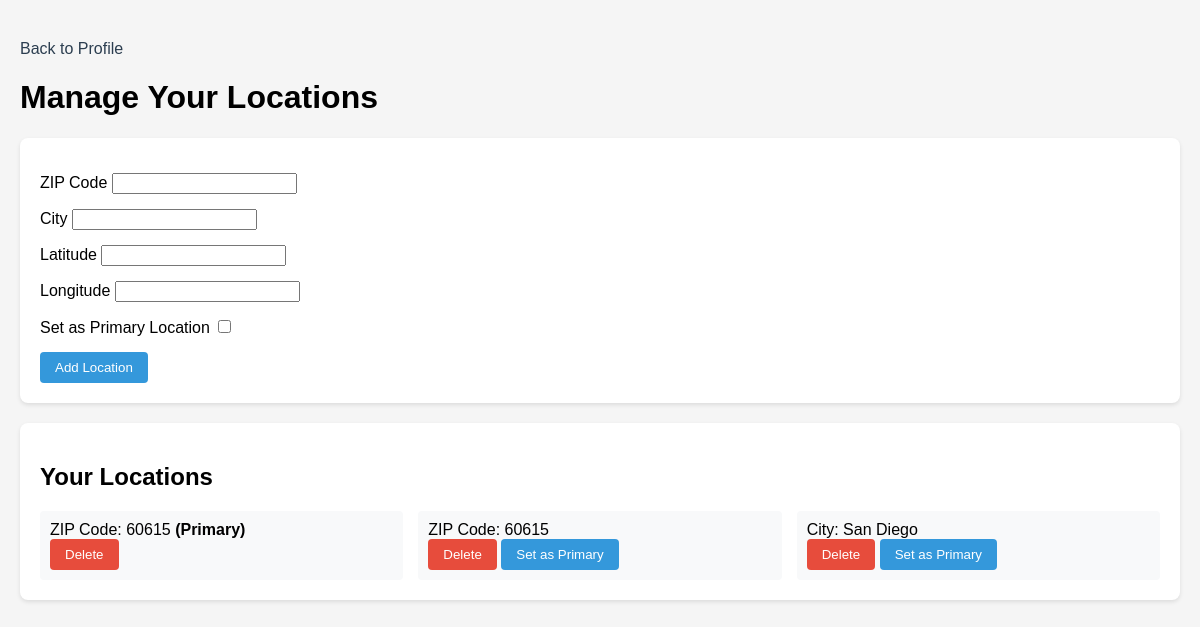
The app's page /manage_locations (signed in), older data.
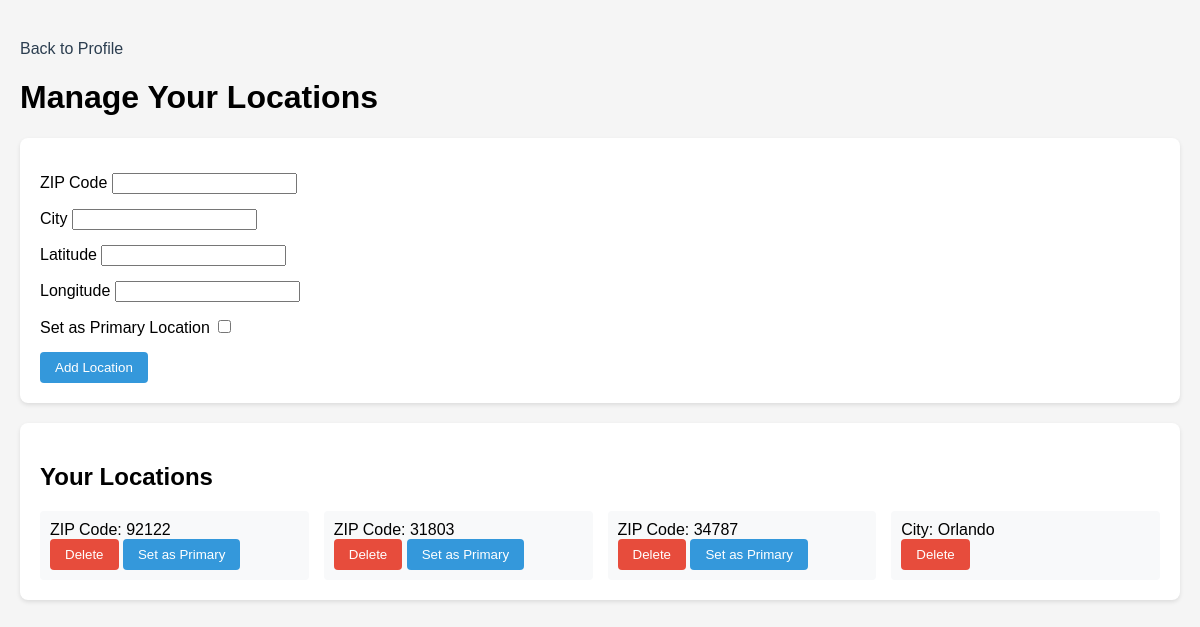
The same page, newer data.
### models.py (models this page shows, shortened)
class UserLocation(db.Model):
    id = db.Column(db.Integer, primary_key=True)
    location_zip = db.Column(db.String(10), nullable=True)
    location_city = db.Column(db.String(100), nullable=True)
    location_latitude = db.Column(db.String(20), nullable=True)
    location_longitude = db.Column(db.String(20), nullable=True)
    is_primary = db.Column(db.Boolean, default=False)
    user_id = db.Column(db.Integer, db.ForeignKey('user.id'), nullable=False)

### main.py (the view, shortened to what this page needs)
@app.route('/manage_locations', methods=['GET', 'POST'])
@login_required
def manage_locations():
    form = LocationForm()
    user_locations = UserLocation.query.filter_by(user_id=current_user.id).all()
    return render_template('manage_locations.html', form=form, locations=user_locations)

### forms.py (shortened to what this page needs)
class LocationForm(FlaskForm):
    location_zip = StringField('ZIP Code', validators=[Optional()])
    location_city = StringField('City', validators=[Optional()])
    location_latitude = StringField('Latitude', validators=[Optional()])
    location_longitude = StringField('Longitude', validators=[Optional()])
    is_primary = BooleanField('Set as Primary Location')
    submit = SubmitField('Save Location')

### main.py (called while the page is built)
@app.before_request
def setup():
        db.create_all()
        populate_sample_data()

@login_manager.user_loader
def load_user(user_id):
    return User.query.get(int(user_id))

### templates/manage_locations.html (shortened to what this page needs)
<!DOCTYPE html>
<html>
<head>
    <link rel="stylesheet" type="text/css" href="static/styles.css">
</head>
<body>
    <div class="nav-links">
        <a href="{{ url_for('profile') }}">Back to Profile</a>
    </div>
    <h1>Manage Your Locations</h1>
    <div class="recommendations-module">
        <form method="POST">
            <div class="form-group">{{ form.location_zip.label }} {{ form.location_zip() }}</div>
            <div class="form-group">{{ form.location_city.label }} {{ form.location_city() }}</div>
            <div class="form-group">{{ form.location_latitude.label }} {{ form.location_latitude() }}</div>
            <div class="form-group">{{ form.location_longitude.label }} {{ form.location_longitude() }}</div>
            <div class="form-group">{{ form.is_primary.label }} {{ form.is_primary() }}</div>
            <button type="submit">Add Location</button>
        </form>
    </div>
    <div class="weather-module">
        <h2>Your Locations</h2>
        <div class="weather-grid">
            {% for location in locations %}
            <div class="weather-item">
                {% if location.location_zip %}<div>ZIP Code: {{ location.location_zip }} {% if location.is_primary
                    %}<strong>(Primary)</strong>{% endif %}</div>{% endif %}
                {% if location.location_city %}<div>City: {{ location.location_city }}</div>{% endif %}
                <div class="item-actions">
                    <form action="{{ url_for('delete_location', location_id=location.id) }}" method="POST"
                        style="display: inline;">
                        <button type="submit" class="delete-btn"
                            onclick="return confirm('Are you sure you want to delete this location?');">Delete</button>
                    </form>
                    {% if not location.is_primary %}
                    <form action="{{ url_for('set_primary_location', location_id=location.id) }}" method="POST"
                        style="display: inline;">
                        <button type="submit">Set as Primary</button>
                    </form>
                    {% endif %}
                </div>
            </div>
            {% endfor %}
        </div>
    </div>
</body>
</html>

### static/styles.css (style rules this page uses)
body { font-family: 'Arial', sans-serif; max-width: 1200px; margin: 0 auto; padding: 20px; background-color: #f5f5f5; }
.nav-links { margin: 20px 0; }
.nav-links a { text-decoration: none; color: #2c3e50; margin-right: 15px; }
.weather-module { background-color: white; padding: 20px; border-radius: 8px; box-shadow: 0 2px 4px rgba(0, 0, 0, 0.1); margin: 20px 0; }
.weather-grid { display: grid; grid-template-columns: repeat(auto-fit, minmax(200px, 1fr)); gap: 15px; }
.weather-item { padding: 10px; background-color: #f8f9fa; border-radius: 4px; }
.recommendations-module { background-color: white; padding: 20px; border-radius: 8px; box-shadow: 0 2px 4px rgba(0, 0, 0, 0.1); margin: 20px 0; }
.form-group { margin: 15px 0; }
button { background-color: #3498db; color: white; border: none; padding: 8px 15px; border-radius: 4px; cursor: pointer; }
.delete-btn { background-color: #e74c3c; }

Row changes from the older to the newer data that the page shows:
removed UserLocation: location_zip "60615"
removed UserLocation: location_city "San Diego"
changed UserLocation (number 1 of 4 on the later page): location_zip "60615" → "92122"; now shows "Set as Primary"; no longer shows "(Primary)"
added UserLocation: location_zip "31803"
added UserLocation: location_zip "34787"
added UserLocation: location_city "Orlando"
